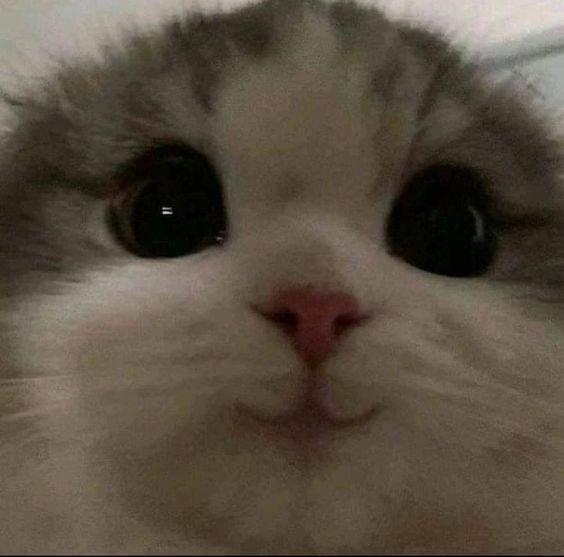
%> input picture img.jpg, 564 x 557 px
$ octave --eval "result = kMeansSegmentation(imread('img.jpg'));"   (GNU Octave 9; MATLAB toolbox functions it lacks are replaced by stand-ins)
%> lines starting %> are read from the running program, lines starting %| are printed output that depends on the picture; in (x1, y1, x2, y2) boxes, pixels count from 0 and x2, y2 are one past the last pixel; in counts of white or black regions, pixels touching at a corner belong together; the program's own positions count from 1
function [segmented_mask] = kMeansSegmentation(image)
    % Преобразование изображения в оттенки серого
    gray_image = rgb2gray(image);
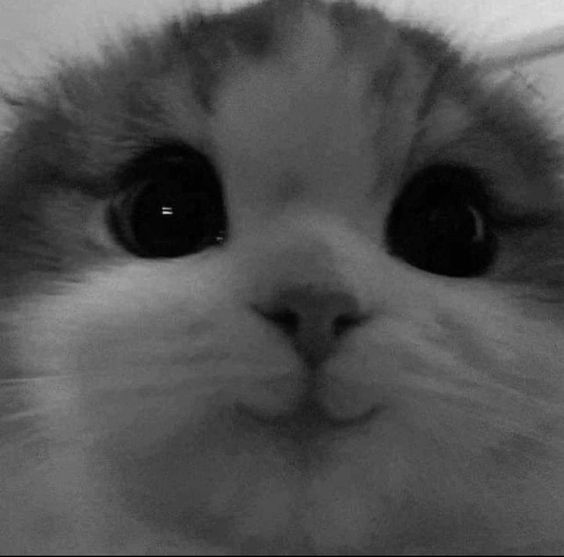
%> gray_image: size 557x564 uint8; min 0, max 223, mean 80

    % Сегментация методом k-средних
    num_clusters = 3; % Количество кластеров
    segmented_image = imsegkmeans(gray_image, num_clusters);
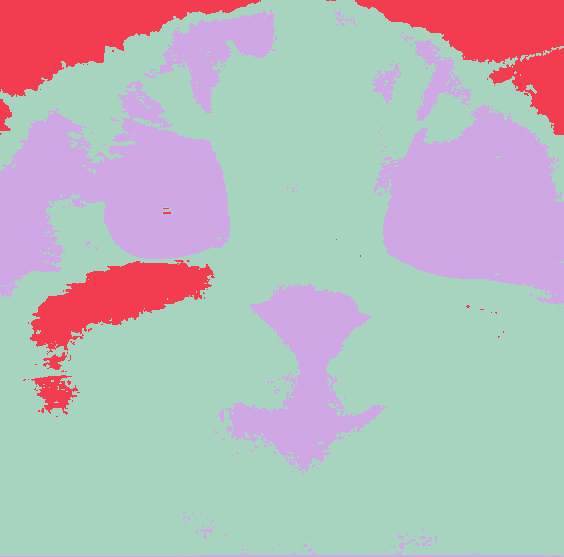
%> segmented_image: size 557x564 uint8; 3 distinct labels, from 1 to 3; one colour per label, 0 black

    % Преобразование сегментированного изображения в RGB для лучшего отображения

    segmentedImage = label2rgb(segmented_image);
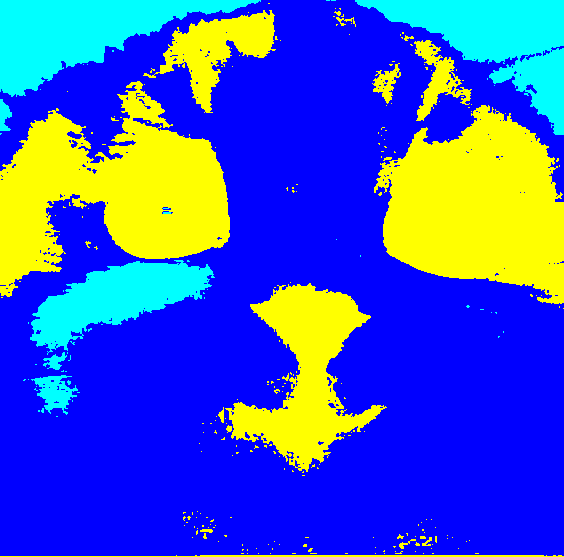
%> segmentedImage: size 557x564x3 uint8; mean R, G, B 59.4, 86, 195.6
    segmented_mask = imbinarize(rgb2gray(segmentedImage));
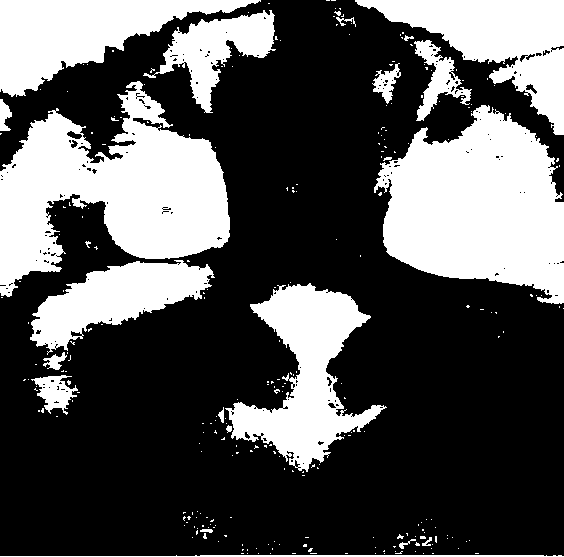
%> segmented_mask: size 557x564 logical; 33.7% white; 270 white regions (247 under 20 px), largest, box (x1, y1, x2, y2) and area: (0, 81, 230, 297) 25904, (374, 105, 564, 304) 25325, (225, 283, 387, 472) 12703

    % Сохранение сегментированного изображения в папку проекта
    projectFolder = pwd;
    fileName = 'segmented_image.png';
    filePath = fullfile(projectFolder, fileName);

    % Сохранение сегментированного изображения в формате PNG
    imwrite(segmentedImage, filePath);
end
